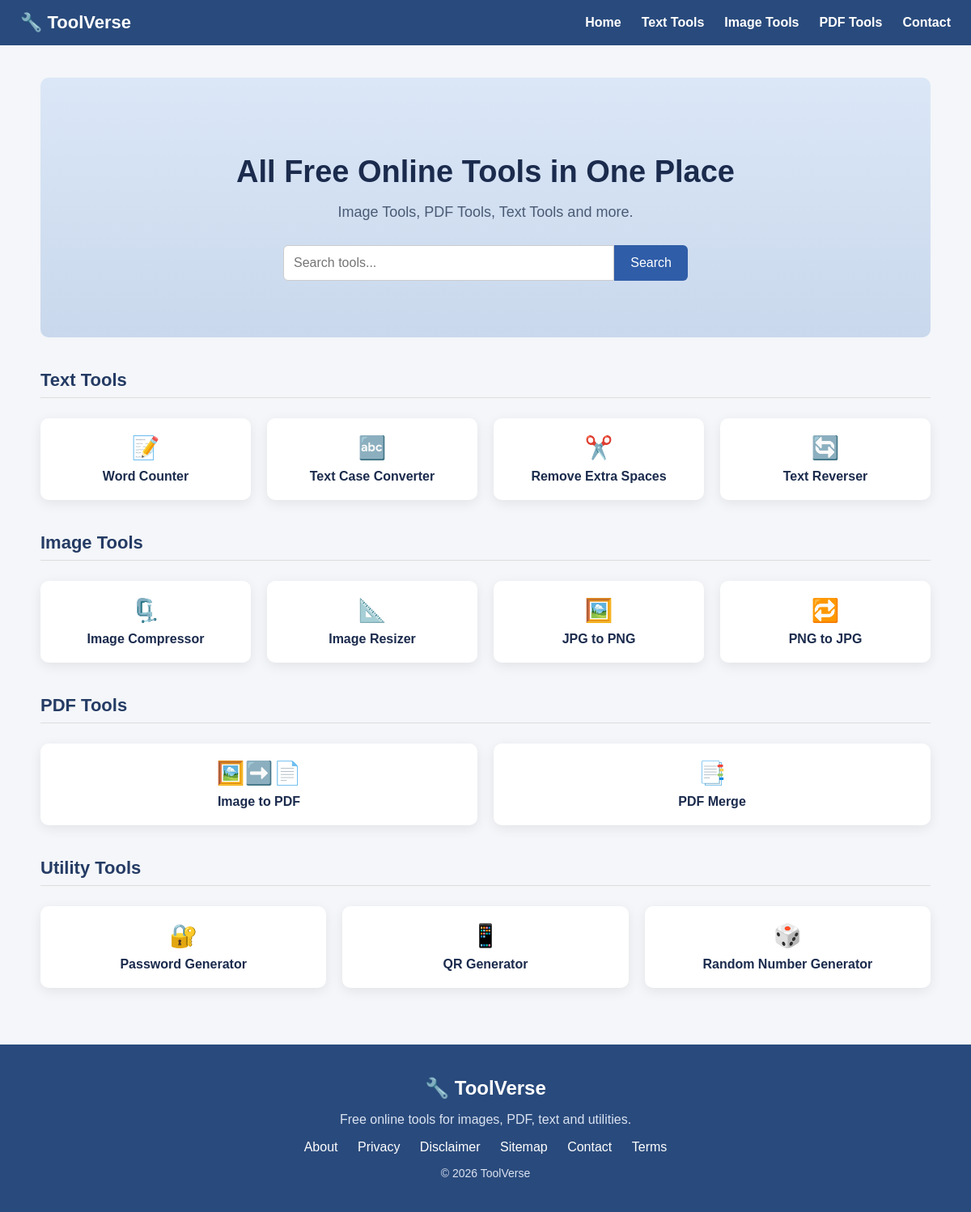
The page / on the database its author committed.
### tools/models.py (models this page shows, shortened)
class Tool(models.Model):
    name = models.CharField(max_length=100)
    slug = models.SlugField(unique=True)
    url = models.CharField(max_length=200)
    category = models.CharField(max_length=50)
    icon = models.CharField(max_length=10, blank=True)
    description = models.TextField(blank=True)
    seo_title = models.CharField(max_length=200, blank=True)
    seo_description = models.TextField(blank=True)
    usage_count = models.IntegerField(default=0)

### tools/views.py (the view)
# urls.py: path('', views.home, name='home'),
def home(request):
    query = request.GET.get("q","")
    tools = Tool.objects.all()
    results = []
    if query:
        results = tools.filter(name__icontains=query)
    return render(request,"home.html",{
        "tools":tools,
        "results":results,
        "query":query
    })

### tools/templates/home.html (shortened to what this page needs)
{% extends "base.html" %}
{% block content %}
<div class="hero">
<h1>All Free Online Tools in One Place</h1>
<p>Image Tools, PDF Tools, Text Tools and more.</p>
<form method="get">
<div class="search-box">
<input
type="text"
name="q"
value="{{ query }}"
placeholder="Search tools...">
<button type="submit">Search</button>
</div>
</form>
</div>
{% if not query %}
<div id="text-tools" class="category-title">Text Tools</div>
<div class="tools-grid">
{% for tool in tools %}
{% if tool.category == "Text" %}
<div class="tool-card">
<a href="/tools/{{ tool.slug }}/">
<div class="tool-icon">
{{ tool.icon }}
</div>
{{ tool.name }}
</a>
</div>
{% endif %}
{% endfor %}
</div>
<div id="image-tools" class="category-title">Image Tools</div>
<div class="tools-grid">
{% for tool in tools %}
{% if tool.category == "Image" %}
<div class="tool-card">
<a href="/tools/{{ tool.slug }}/">
<div class="tool-icon">
{{ tool.icon }}
</div>
{{ tool.name }}
</a>
</div>
{% endif %}
{% endfor %}
</div>
<div id="pdf-tools" class="category-title">PDF Tools</div>
<div class="tools-grid">
{% for tool in tools %}
{% if tool.category == "PDF" %}
<div class="tool-card">
<a href="/tools/{{ tool.slug }}/">
<div class="tool-icon">
{{ tool.icon }}
</div>
{{ tool.name }}
</a>
</div>
{% endif %}
{% endfor %}
</div>
<div class="category-title">Utility Tools</div>
<div class="tools-grid">
{% for tool in tools %}
{% if tool.category == "Utility" %}
<div class="tool-card">
<a href="/tools/{{ tool.slug }}/">
<div class="tool-icon">
{{ tool.icon }}
</div>
{{ tool.name }}
</a>
</div>
{% endif %}
{% endfor %}
</div>
{% endif %}
{% endblock %}

### tools/templates/base.html (shortened to what this page needs)
<!DOCTYPE html>
<html>
<head>
</head>
<body>
<div class="navbar">
<div class="logo">
🔧 ToolVerse
</div>
<div class="nav-links">
<a href="/">Home</a>
<a href="/#text-tools">Text Tools</a>
<a href="/#image-tools">Image Tools</a>
<a href="/#pdf-tools">PDF Tools</a>
<a href="/contact/">Contact</a>
</div>
</div>
<div class="container">
{% block content %}
{% endblock %}
</div>
<div class="footer">
<h2>🔧 ToolVerse</h2>
<p>Free online tools for images, PDF, text and utilities.</p>
<div class="footer-links">
<a href="/about/">About</a>
<a href="/privacy-policy/">Privacy</a>
<a href="/disclaimer/">Disclaimer</a>
<a href="/sitemap-page/">Sitemap</a>
<a href="/contact/">Contact</a>
<a href="/terms/">Terms</a>
</div>
<div class="copyright">
© 2026 ToolVerse
</div>
</div>
</body>
</html>

### tools/templates/base.html (style rules this page uses)
body { font-family:Arial, Helvetica, sans-serif; margin:0; background:#f4f6f9; }
.navbar { background:#294a7c; color:white; padding:15px 25px; display:flex; align-items:center; justify-content:space-between; flex-wrap:wrap; }
.logo { font-size:22px; font-weight:bold; display:flex; align-items:center; gap:8px; }
.nav-links { display:flex; gap:25px; flex-wrap:wrap; }
.nav-links a { color:white; text-decoration:none; font-weight:bold; }
.container { max-width:1100px; margin:auto; padding:20px; }
.footer { background:#294a7c; color:white; text-align:center; padding:40px 20px; margin-top:50px; }
.footer h2 { margin:0 0 10px 0; }
.footer p { color:#dbe3f2; }
.footer-links { margin-top:15px; }
.footer-links a { color:white; margin:0 10px; text-decoration:none; }
.copyright { margin-top:15px; font-size:14px; color:#dbe3f2; }

### tools/templates/home.html (style rules this page uses)
.hero { background:linear-gradient(#dbe7f7,#c9d8ec); padding:70px 20px; text-align:center; border-radius:10px; margin-bottom:40px; }
.hero h1 { font-size:38px; margin-bottom:10px; color:#1b2b4d; }
.hero p { font-size:18px; color:#4a5a73; margin-bottom:30px; }
.search-box { display:flex; justify-content:center; max-width:500px; margin:auto; }
.search-box input { flex:1; padding:12px; border:1px solid #ccc; border-radius:6px 0 0 6px; font-size:16px; }
.search-box button { padding:12px 20px; border:none; background:#2f5da8; color:white; font-size:16px; border-radius:0 6px 6px 0; cursor:pointer; }
.category-title { margin-top:40px; font-size:22px; font-weight:bold; border-bottom:1px solid #ddd; padding-bottom:8px; color:#243b64; }
.tools-grid { display:grid; grid-template-columns:repeat(auto-fit,minmax(220px,1fr)); gap:20px; margin-top:25px; }
.tool-card { background:white; padding:20px; border-radius:10px; text-align:center; box-shadow:0 4px 15px rgba(0,0,0,0.08); transition:0.3s; }
.tool-card a { text-decoration:none; color:#1b2b4d; font-size:16px; font-weight:bold; }
.tool-icon { font-size:28px; margin-bottom:10px; }

### rows shown on the page
Tool: icon "📝", name "Word Counter"
Tool: icon "🔤", name "Text Case Converter"
Tool: icon "✂️", name "Remove Extra Spaces"
Tool: icon "🔄", name "Text Reverser"
Tool: icon "🗜️", name "Image Compressor"
Tool: icon "📐", name "Image Resizer"
Tool: icon "🖼️", name "JPG to PNG"
Tool: icon "🔁", name "PNG to JPG"
Tool: icon "🖼️➡️📄", name "Image to PDF"
Tool: icon "📑", name "PDF Merge"
Tool: icon "🔐", name "Password Generator"
Tool: icon "📱", name "QR Generator"
Tool: icon "🎲", name "Random Number Generator"
